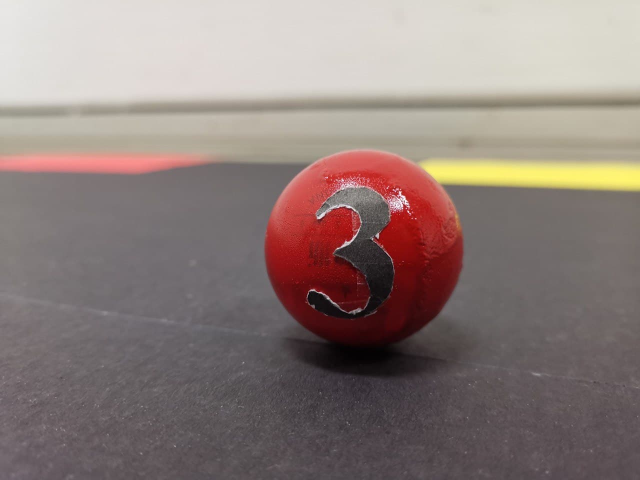
#> input picture testImage.jpg, 1280 x 960 px, given in place of the camera (shown at 1/2 size)
$ python detect_numbers.py
#> lines starting #> are read from the running program, lines starting #| are printed output that depends on the picture; after the words box and inside, x2 and y2 are one past the last pixel; in counts of white or black regions, pixels touching at a corner belong together
#> further down, image1 is the input picture: shape (960, 1280, 3); mean B, G, R 122.7, 126.8, 141.7
# import the necessary packages
from imutils.perspective import four_point_transform
from imutils import contours
import imutils
import cv2
import io
import os
from google.cloud import vision_v1p3beta1 as vision
import sys

def numberRecognition(image):

	image = imutils.resize(image, height=500)
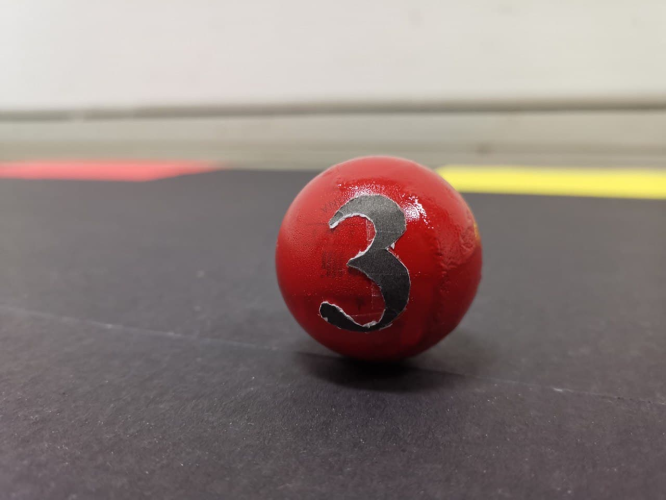
#> image: shape (500, 666, 3); mean of channels 0, 1, 2 122.7, 126.8, 141.7; drawn as B, G, R

	# Grayscale the image
	gray = cv2.cvtColor(image, cv2.COLOR_BGR2GRAY)
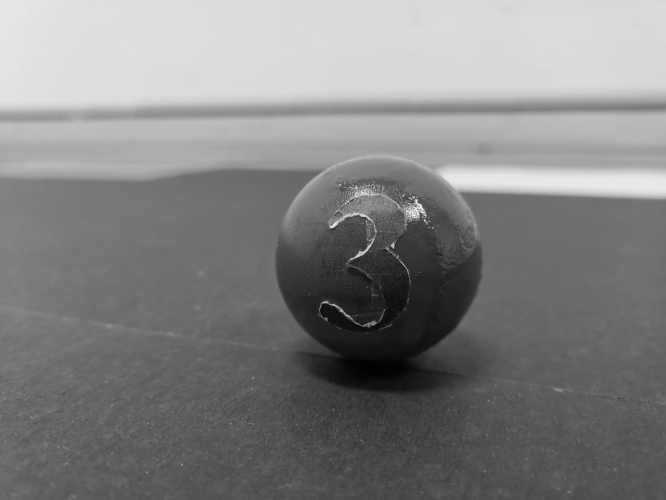
#> gray: shape (500, 666); min 2, max 248, mean 130.8

	# Get the contours in the image
	blurred = cv2.GaussianBlur(gray, (5, 5), 0)
	# Edged will show the contours in the image
	edged = cv2.Canny(blurred, 50, 200, 255)
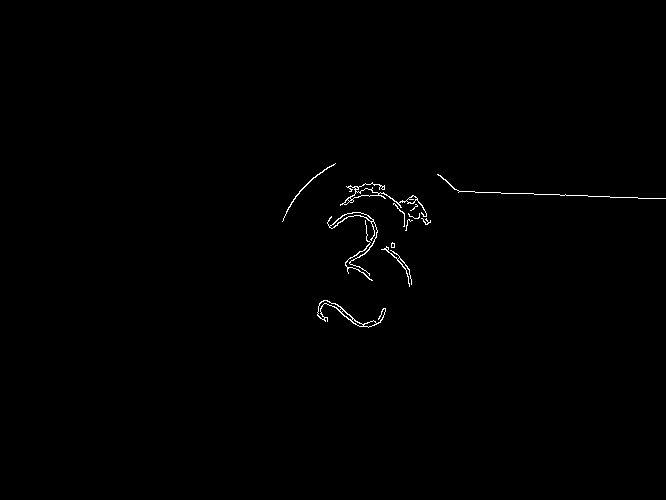
#> edged: shape (500, 666); 0.46% white in thin lines or dots, all inside (x1, y1, x2, y2) = (282, 163, 666, 328)
	# The remaining code retrieves all the countours and sorts it from biggest to smallest
	cnts = cv2.findContours(edged.copy(), cv2.RETR_EXTERNAL,
	cv2.CHAIN_APPROX_SIMPLE)
#> cnts = 13 contours, 7 with area under 20; largest, box (x1, y1, x2, y2) and area: (317, 300, 386, 328) 290, (340, 182, 427, 217) 282, (327, 212, 378, 276) 193, (282, 163, 336, 222) 40, (381, 246, 412, 287) 38, (345, 220, 373, 281) 28
	cnts = imutils.grab_contours(cnts)
	cnts = sorted(cnts, key=cv2.contourArea, reverse=True)
	displayCnt = None
	# This flag is used in case there are no contours with 4 vertices (like a square/rectangle)
	flag = 0

	# This for-loop block finds the contour with 4 vertices, indicating the sign
	for c in cnts:
		# approximate the contour
		peri = cv2.arcLength(c, True)
		approx = cv2.approxPolyDP(c, 0.02 * peri, True)

		# if the contour has four vertices, then we have found the sign
		if len(approx) == 4:
			displayCnt = approx
			# Flag is 1 indicating there is a contour with 4 vertices, so displayCnt won't be None and break the code later
			flag = 1
			break
#> this loop made 4 passes
#> (peri, displayCnt, flag) on pass 4: (168.7, [[335, 163], [299, 191], [282, 221], [299, 192]], 1)
#> peri on passes 1 to 3: 263.3, 420, 346

	# If there is 4-verticed contour, run the text detection within this contour
	if flag == 1:
		warped = four_point_transform(gray, displayCnt.reshape(4, 2))
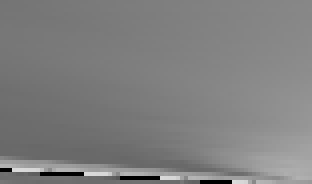
#> warped: shape (46, 78) (shown 4 times larger); min 0, max 219, mean 126.9
		output = four_point_transform(image, displayCnt.reshape(4, 2))
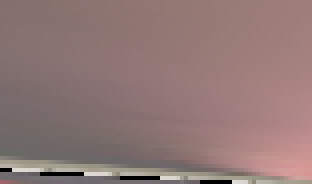
#> output: shape (46, 78, 3) (shown 4 times larger); mean of channels 0, 1, 2 118.1, 119.9, 144.5; drawn as B, G, R

		cv2.imwrite("output.jpg", gray)

		client = vision.ImageAnnotatorClient()

		img_path = SOURCE_PATH + 'output.jpg'

#> (the run stopped early here; a loop or call above may not have finished)

$ run again, on blueRecoloured.jpg
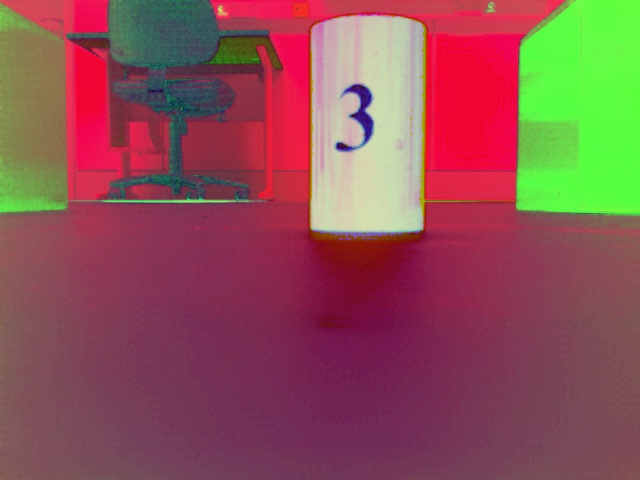
#> input picture blueRecoloured.jpg, 640 x 480 px, given in place of the camera
#> image1 is the input picture: shape (480, 640, 3); mean B, G, R 85, 82.5, 140.7
#> in numberRecognition, `gray = cv2.cvtColor(image, cv2.COLOR_BGR2GRAY)`:
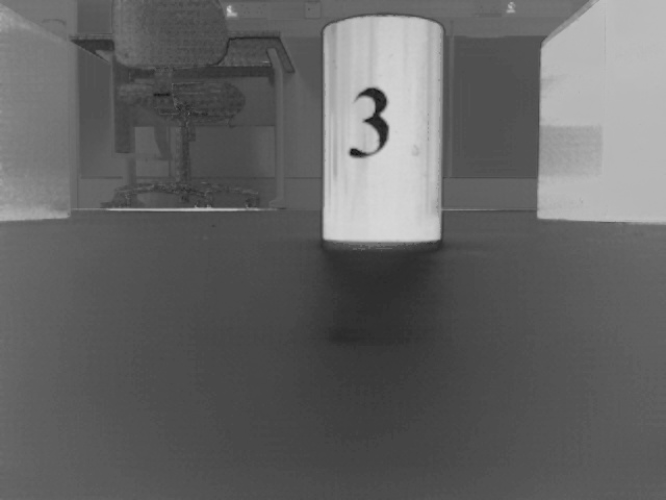
#> gray: shape (500, 666); min 21, max 216, mean 100.1
#> in numberRecognition, `edged = cv2.Canny(blurred, 50, 200, 255)`:
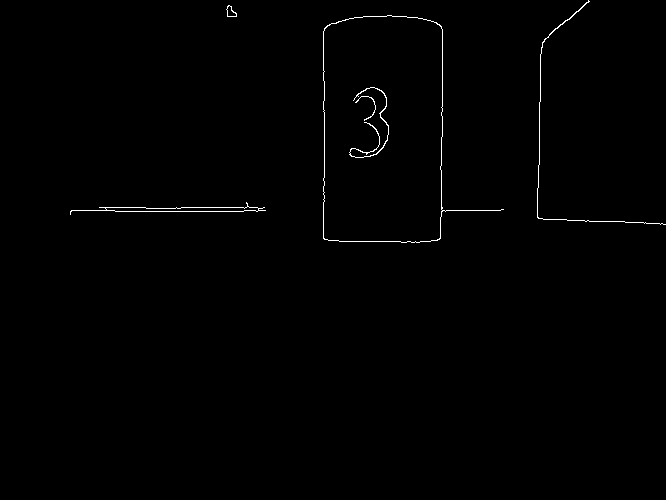
#> edged: shape (500, 666); 0.55% white in thin lines or dots, all inside (x1, y1, x2, y2) = (70, 0, 666, 243)
#> cnts = 4 contours; box (x1, y1, x2, y2) and area: (323, 15, 504, 243) 26210, (70, 202, 266, 215) 560, (226, 5, 237, 17) 67, (537, 0, 666, 225) 40
#> the loop in numberRecognition, `for c in cnts:` made 4 passes
#> peri on passes 1, 3, 4: 807.2, 37.31, 751.5

$ run again, on blue_circle_9_20.jpg
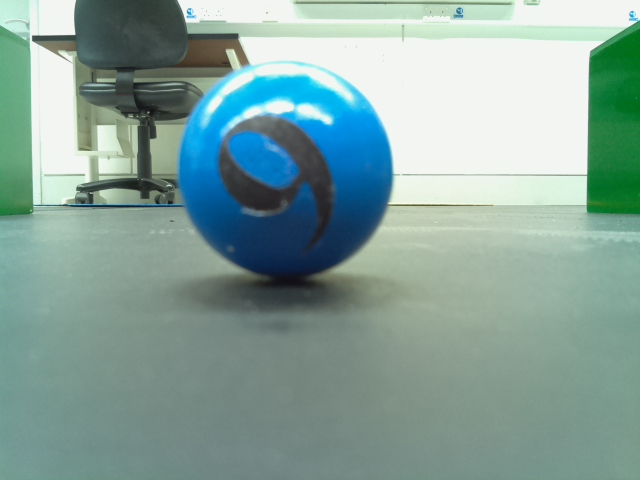
#> input picture blue_circle_9_20.jpg, 640 x 480 px, given in place of the camera
#> image1 is the input picture: shape (480, 640, 3); mean B, G, R 156, 162.8, 134
#> in numberRecognition, `edged = cv2.Canny(blurred, 50, 200, 255)`:
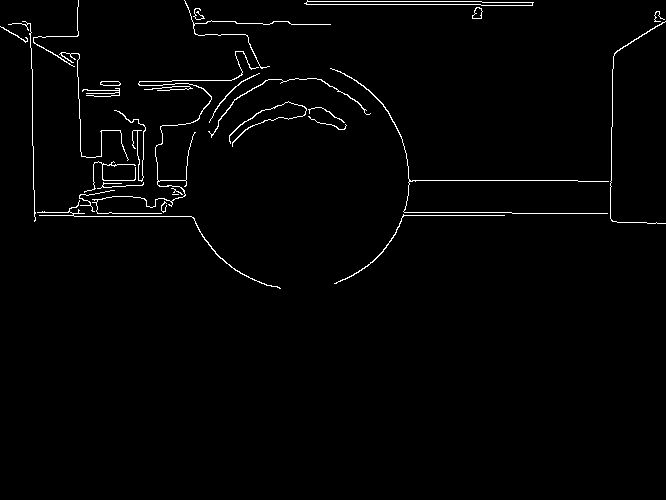
#> edged: shape (500, 666); 1.6% white in thin lines or dots, all inside (x1, y1, x2, y2) = (0, 0, 666, 289)
#> cnts = 29 contours, 15 with area under 20; largest, box (x1, y1, x2, y2) and area: (304, 0, 534, 6) 680, (472, 7, 483, 19) 79, (100, 81, 121, 86) 74, (92, 51, 259, 214) 70, (208, 78, 371, 138) 68
#> the loop in numberRecognition, `for c in cnts:` made 11 passes
#> (peri, displayCnt, flag) on pass 11: (151.7, [[259, 73], [235, 86], [209, 122], [237, 85]], 1)
#> in numberRecognition, `output = four_point_transform(image, displayCnt.reshape(4, 2))`:
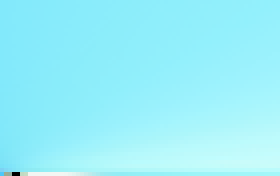
#> output: shape (44, 70, 3) (shown 4 times larger); mean of channels 0, 1, 2 250.8, 239.9, 152.2; drawn as B, G, R
